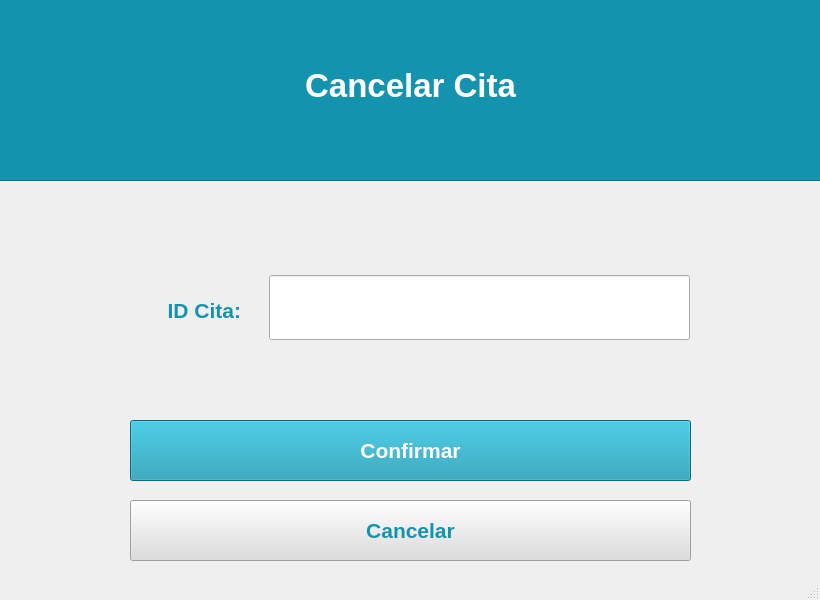
<?xml version="1.0" encoding="UTF-8"?>
<ui version="4.0">
 <class>MainWindow</class>
 <widget class="QMainWindow" name="MainWindow">
  <property name="enabled">
   <bool>true</bool>
  </property>
  <property name="geometry">
   <rect>
    <x>0</x>
    <y>0</y>
    <width>820</width>
    <height>600</height>
   </rect>
  </property>
  <property name="sizePolicy">
   <sizepolicy hsizetype="Preferred" vsizetype="Preferred">
    <horstretch>0</horstretch>
    <verstretch>0</verstretch>
   </sizepolicy>
  </property>
  <property name="minimumSize">
   <size>
    <width>820</width>
    <height>600</height>
   </size>
  </property>
  <property name="maximumSize">
   <size>
    <width>820</width>
    <height>600</height>
   </size>
  </property>
  <property name="windowTitle">
   <string>MainWindow</string>
  </property>
  <property name="toolButtonStyle">
   <enum>Qt::ToolButtonTextUnderIcon</enum>
  </property>
  <property name="animated">
   <bool>false</bool>
  </property>
  <property name="documentMode">
   <bool>true</bool>
  </property>
  <widget class="QWidget" name="centralwidget">
   <widget class="QPushButton" name="Confirmar">
    <property name="geometry">
     <rect>
      <x>130</x>
      <y>420</y>
      <width>561</width>
      <height>61</height>
     </rect>
    </property>
    <property name="palette">
     <palette>
      <active>
       <colorrole role="WindowText">
        <brush brushstyle="SolidPattern">
         <color alpha="255">
          <red>255</red>
          <green>255</green>
          <blue>255</blue>
         </color>
        </brush>
       </colorrole>
       <colorrole role="Button">
        <brush brushstyle="SolidPattern">
         <color alpha="255">
          <red>20</red>
          <green>147</green>
          <blue>174</blue>
         </color>
        </brush>
       </colorrole>
       <colorrole role="ButtonText">
        <brush brushstyle="SolidPattern">
         <color alpha="255">
          <red>255</red>
          <green>255</green>
          <blue>255</blue>
         </color>
        </brush>
       </colorrole>
       <colorrole role="Base">
        <brush brushstyle="SolidPattern">
         <color alpha="255">
          <red>20</red>
          <green>147</green>
          <blue>174</blue>
         </color>
        </brush>
       </colorrole>
       <colorrole role="Window">
        <brush brushstyle="SolidPattern">
         <color alpha="255">
          <red>20</red>
          <green>147</green>
          <blue>174</blue>
         </color>
        </brush>
       </colorrole>
      </active>
      <inactive>
       <colorrole role="WindowText">
        <brush brushstyle="SolidPattern">
         <color alpha="255">
          <red>255</red>
          <green>255</green>
          <blue>255</blue>
         </color>
        </brush>
       </colorrole>
       <colorrole role="Button">
        <brush brushstyle="SolidPattern">
         <color alpha="255">
          <red>20</red>
          <green>147</green>
          <blue>174</blue>
         </color>
        </brush>
       </colorrole>
       <colorrole role="ButtonText">
        <brush brushstyle="SolidPattern">
         <color alpha="255">
          <red>255</red>
          <green>255</green>
          <blue>255</blue>
         </color>
        </brush>
       </colorrole>
       <colorrole role="Base">
        <brush brushstyle="SolidPattern">
         <color alpha="255">
          <red>20</red>
          <green>147</green>
          <blue>174</blue>
         </color>
        </brush>
       </colorrole>
       <colorrole role="Window">
        <brush brushstyle="SolidPattern">
         <color alpha="255">
          <red>20</red>
          <green>147</green>
          <blue>174</blue>
         </color>
        </brush>
       </colorrole>
      </inactive>
      <disabled>
       <colorrole role="WindowText">
        <brush brushstyle="SolidPattern">
         <color alpha="255">
          <red>120</red>
          <green>120</green>
          <blue>120</blue>
         </color>
        </brush>
       </colorrole>
       <colorrole role="Button">
        <brush brushstyle="SolidPattern">
         <color alpha="255">
          <red>20</red>
          <green>147</green>
          <blue>174</blue>
         </color>
        </brush>
       </colorrole>
       <colorrole role="ButtonText">
        <brush brushstyle="SolidPattern">
         <color alpha="255">
          <red>120</red>
          <green>120</green>
          <blue>120</blue>
         </color>
        </brush>
       </colorrole>
       <colorrole role="Base">
        <brush brushstyle="SolidPattern">
         <color alpha="255">
          <red>20</red>
          <green>147</green>
          <blue>174</blue>
         </color>
        </brush>
       </colorrole>
       <colorrole role="Window">
        <brush brushstyle="SolidPattern">
         <color alpha="255">
          <red>20</red>
          <green>147</green>
          <blue>174</blue>
         </color>
        </brush>
       </colorrole>
      </disabled>
     </palette>
    </property>
    <property name="font">
     <font>
      <pointsize>16</pointsize>
      <weight>75</weight>
      <italic>false</italic>
      <bold>true</bold>
      <underline>false</underline>
      <strikeout>false</strikeout>
     </font>
    </property>
    <property name="styleSheet">
     <string notr="true">background-color: rgb(20, 147, 174)</string>
    </property>
    <property name="text">
     <string>Confirmar</string>
    </property>
   </widget>
   <widget class="QPushButton" name="Cancelar">
    <property name="geometry">
     <rect>
      <x>130</x>
      <y>500</y>
      <width>561</width>
      <height>61</height>
     </rect>
    </property>
    <property name="palette">
     <palette>
      <active>
       <colorrole role="Button">
        <brush brushstyle="SolidPattern">
         <color alpha="255">
          <red>221</red>
          <green>221</green>
          <blue>221</blue>
         </color>
        </brush>
       </colorrole>
       <colorrole role="ButtonText">
        <brush brushstyle="SolidPattern">
         <color alpha="255">
          <red>20</red>
          <green>147</green>
          <blue>174</blue>
         </color>
        </brush>
       </colorrole>
       <colorrole role="Base">
        <brush brushstyle="SolidPattern">
         <color alpha="255">
          <red>221</red>
          <green>221</green>
          <blue>221</blue>
         </color>
        </brush>
       </colorrole>
       <colorrole role="Window">
        <brush brushstyle="SolidPattern">
         <color alpha="255">
          <red>221</red>
          <green>221</green>
          <blue>221</blue>
         </color>
        </brush>
       </colorrole>
      </active>
      <inactive>
       <colorrole role="Button">
        <brush brushstyle="SolidPattern">
         <color alpha="255">
          <red>221</red>
          <green>221</green>
          <blue>221</blue>
         </color>
        </brush>
       </colorrole>
       <colorrole role="ButtonText">
        <brush brushstyle="SolidPattern">
         <color alpha="255">
          <red>20</red>
          <green>147</green>
          <blue>174</blue>
         </color>
        </brush>
       </colorrole>
       <colorrole role="Base">
        <brush brushstyle="SolidPattern">
         <color alpha="255">
          <red>221</red>
          <green>221</green>
          <blue>221</blue>
         </color>
        </brush>
       </colorrole>
       <colorrole role="Window">
        <brush brushstyle="SolidPattern">
         <color alpha="255">
          <red>221</red>
          <green>221</green>
          <blue>221</blue>
         </color>
        </brush>
       </colorrole>
      </inactive>
      <disabled>
       <colorrole role="Button">
        <brush brushstyle="SolidPattern">
         <color alpha="255">
          <red>221</red>
          <green>221</green>
          <blue>221</blue>
         </color>
        </brush>
       </colorrole>
       <colorrole role="ButtonText">
        <brush brushstyle="SolidPattern">
         <color alpha="255">
          <red>120</red>
          <green>120</green>
          <blue>120</blue>
         </color>
        </brush>
       </colorrole>
       <colorrole role="Base">
        <brush brushstyle="SolidPattern">
         <color alpha="255">
          <red>221</red>
          <green>221</green>
          <blue>221</blue>
         </color>
        </brush>
       </colorrole>
       <colorrole role="Window">
        <brush brushstyle="SolidPattern">
         <color alpha="255">
          <red>221</red>
          <green>221</green>
          <blue>221</blue>
         </color>
        </brush>
       </colorrole>
      </disabled>
     </palette>
    </property>
    <property name="font">
     <font>
      <pointsize>16</pointsize>
      <weight>75</weight>
      <bold>true</bold>
     </font>
    </property>
    <property name="styleSheet">
     <string notr="true">background-color: rgb(221, 221, 221);</string>
    </property>
    <property name="text">
     <string>Cancelar</string>
    </property>
   </widget>
   <widget class="QLabel" name="label_2">
    <property name="geometry">
     <rect>
      <x>70</x>
      <y>270</y>
      <width>171</width>
      <height>81</height>
     </rect>
    </property>
    <property name="palette">
     <palette>
      <active>
       <colorrole role="WindowText">
        <brush brushstyle="SolidPattern">
         <color alpha="255">
          <red>20</red>
          <green>147</green>
          <blue>174</blue>
         </color>
        </brush>
       </colorrole>
      </active>
      <inactive>
       <colorrole role="WindowText">
        <brush brushstyle="SolidPattern">
         <color alpha="255">
          <red>20</red>
          <green>147</green>
          <blue>174</blue>
         </color>
        </brush>
       </colorrole>
      </inactive>
      <disabled>
       <colorrole role="WindowText">
        <brush brushstyle="SolidPattern">
         <color alpha="255">
          <red>120</red>
          <green>120</green>
          <blue>120</blue>
         </color>
        </brush>
       </colorrole>
      </disabled>
     </palette>
    </property>
    <property name="font">
     <font>
      <pointsize>16</pointsize>
      <weight>75</weight>
      <bold>true</bold>
     </font>
    </property>
    <property name="text">
     <string>ID Cita:</string>
    </property>
    <property name="alignment">
     <set>Qt::AlignRight|Qt::AlignTrailing|Qt::AlignVCenter</set>
    </property>
   </widget>
   <widget class="QFrame" name="frame">
    <property name="geometry">
     <rect>
      <x>-130</x>
      <y>-20</y>
      <width>1621</width>
      <height>201</height>
     </rect>
    </property>
    <property name="styleSheet">
     <string notr="true">background-color: rgb(20, 147, 174);</string>
    </property>
    <property name="frameShape">
     <enum>QFrame::StyledPanel</enum>
    </property>
    <property name="frameShadow">
     <enum>QFrame::Raised</enum>
    </property>
    <widget class="QLabel" name="label_15">
     <property name="geometry">
      <rect>
       <x>265</x>
       <y>70</y>
       <width>551</width>
       <height>71</height>
      </rect>
     </property>
     <property name="palette">
      <palette>
       <active>
        <colorrole role="WindowText">
         <brush brushstyle="SolidPattern">
          <color alpha="255">
           <red>255</red>
           <green>255</green>
           <blue>255</blue>
          </color>
         </brush>
        </colorrole>
        <colorrole role="Button">
         <brush brushstyle="SolidPattern">
          <color alpha="255">
           <red>20</red>
           <green>147</green>
           <blue>174</blue>
          </color>
         </brush>
        </colorrole>
        <colorrole role="Base">
         <brush brushstyle="SolidPattern">
          <color alpha="255">
           <red>20</red>
           <green>147</green>
           <blue>174</blue>
          </color>
         </brush>
        </colorrole>
        <colorrole role="Window">
         <brush brushstyle="SolidPattern">
          <color alpha="255">
           <red>20</red>
           <green>147</green>
           <blue>174</blue>
          </color>
         </brush>
        </colorrole>
       </active>
       <inactive>
        <colorrole role="WindowText">
         <brush brushstyle="SolidPattern">
          <color alpha="255">
           <red>255</red>
           <green>255</green>
           <blue>255</blue>
          </color>
         </brush>
        </colorrole>
        <colorrole role="Button">
         <brush brushstyle="SolidPattern">
          <color alpha="255">
           <red>20</red>
           <green>147</green>
           <blue>174</blue>
          </color>
         </brush>
        </colorrole>
        <colorrole role="Base">
         <brush brushstyle="SolidPattern">
          <color alpha="255">
           <red>20</red>
           <green>147</green>
           <blue>174</blue>
          </color>
         </brush>
        </colorrole>
        <colorrole role="Window">
         <brush brushstyle="SolidPattern">
          <color alpha="255">
           <red>20</red>
           <green>147</green>
           <blue>174</blue>
          </color>
         </brush>
        </colorrole>
       </inactive>
       <disabled>
        <colorrole role="WindowText">
         <brush brushstyle="SolidPattern">
          <color alpha="255">
           <red>120</red>
           <green>120</green>
           <blue>120</blue>
          </color>
         </brush>
        </colorrole>
        <colorrole role="Button">
         <brush brushstyle="SolidPattern">
          <color alpha="255">
           <red>20</red>
           <green>147</green>
           <blue>174</blue>
          </color>
         </brush>
        </colorrole>
        <colorrole role="Base">
         <brush brushstyle="SolidPattern">
          <color alpha="255">
           <red>20</red>
           <green>147</green>
           <blue>174</blue>
          </color>
         </brush>
        </colorrole>
        <colorrole role="Window">
         <brush brushstyle="SolidPattern">
          <color alpha="255">
           <red>20</red>
           <green>147</green>
           <blue>174</blue>
          </color>
         </brush>
        </colorrole>
       </disabled>
      </palette>
     </property>
     <property name="font">
      <font>
       <pointsize>25</pointsize>
       <weight>75</weight>
       <bold>true</bold>
       <stylestrategy>PreferDefault</stylestrategy>
      </font>
     </property>
     <property name="layoutDirection">
      <enum>Qt::LeftToRight</enum>
     </property>
     <property name="text">
      <string>Cancelar Cita</string>
     </property>
     <property name="alignment">
      <set>Qt::AlignCenter</set>
     </property>
    </widget>
   </widget>
   <widget class="QFrame" name="frame_2">
    <property name="geometry">
     <rect>
      <x>410</x>
      <y>40</y>
      <width>1</width>
      <height>1</height>
     </rect>
    </property>
    <property name="frameShape">
     <enum>QFrame::StyledPanel</enum>
    </property>
    <property name="frameShadow">
     <enum>QFrame::Raised</enum>
    </property>
   </widget>
   <widget class="QLineEdit" name="lineEdit">
    <property name="geometry">
     <rect>
      <x>269</x>
      <y>275</y>
      <width>421</width>
      <height>65</height>
     </rect>
    </property>
    <property name="font">
     <font>
      <pointsize>14</pointsize>
     </font>
    </property>
   </widget>
  </widget>
  <widget class="QStatusBar" name="statusbar"/>
 </widget>
 <resources/>
 <connections/>
</ui>
